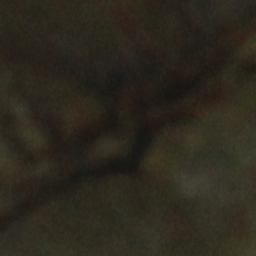
#> input picture coklat.jpg, 256 x 256 px
$ jupyter execute 'Open CV.ipynb'
#> lines starting #> are read from the running program, lines starting #| are printed output that depends on the picture; long printed decimals are rounded
# Buka Gambar

[cell 1]
import matplotlib.pyplot as plt
import numpy as np
import cv2
gambar = cv2.imread('coklat.jpg')
#> gambar is the input picture: shape (256, 256, 3); mean B, G, R 29.7, 40.1, 44.4
plt.imshow(gambar)
plt.show()

# Feature RGB

[cell 2]
fig, (ax0, ax1, ax2) = plt.subplots(ncols=3, figsize=(12, 8))

ax0.imshow(gambar[:,:,2])
ax0.set_title("R")
ax0.axis('off')
ax1.imshow(gambar[:,:,1])
ax1.set_title("G")
ax1.axis('off')
ax2.imshow(gambar[:,:,0])
ax2.set_title("B")
ax2.axis('off')

fig.tight_layout()
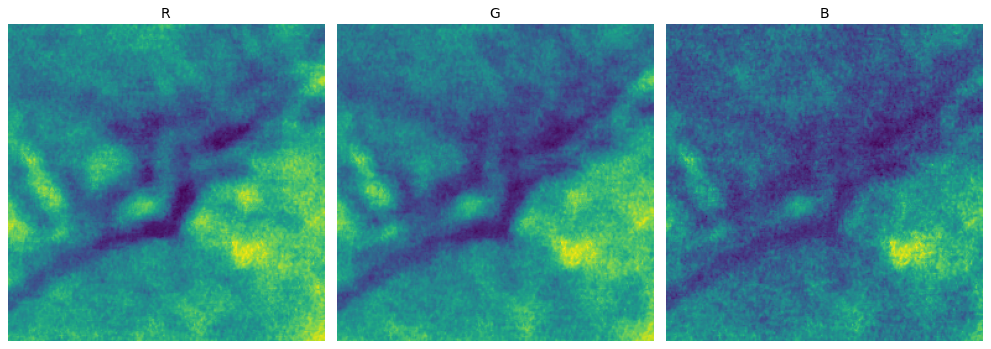
#> figure drawn by matplotlib, 3 panels

[cell 3]
def get_rgb(gambar):
    gambar = cv2.cvtColor(gambar, cv2.COLOR_BGR2RGB)

    R = np.mean(gambar[:,:,0])
#> R = 44.36
    G = np.mean(gambar[:,:,1])
#> G = 40.12
    B = np.mean(gambar[:,:,2])
#> B = 29.7

    return R,G,B

[cell 4]
r,g,b = get_rgb(gambar)
#> r = 44.36; g = 40.12; b = 29.7
print('R\t: ',r)
#| R	:  44.364
print('G\t: ',g)
#| G	:  40.116
print('B\t: ',b)
#| B	:  29.702

# Feature HSV

[cell 5]
hsv = cv2.cvtColor(gambar, cv2.COLOR_BGR2HSV)
#> hsv: shape (256, 256, 3); mean H, S, V 21.6, 83.8, 44.4

fig, (ax0, ax1, ax2) = plt.subplots(ncols=3, figsize=(12, 8))

h = hsv[:,:,0]
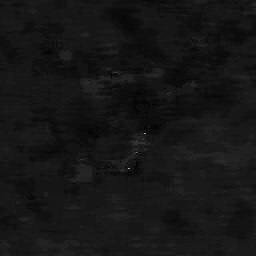
#> h: shape (256, 256); min 0, max 165, mean 21.6
s = hsv[:,:,1]
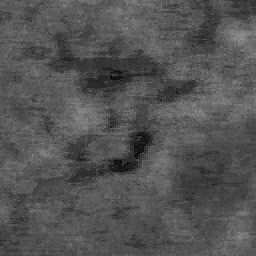
#> s: shape (256, 256); min 0, max 145, mean 83.8
v = hsv[:,:,2]
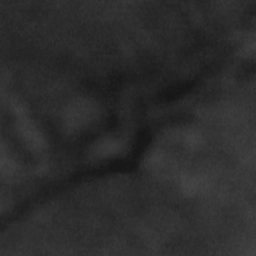
#> v: shape (256, 256); min 21, max 69, mean 44.4

ax0.imshow(h,cmap='hsv')
ax0.set_title("H")
ax0.axis('off')
ax1.imshow(s)
ax1.set_title("S")
ax1.axis('off')
ax2.imshow(v)
ax2.set_title("V")
ax2.axis('off')

fig.tight_layout()

[cell 6]
def get_hsv(gambar):
    hsv = cv2.cvtColor(gambar, cv2.COLOR_BGR2HSV)
    H = np.mean(hsv[:,:,0])
#> H = 21.6
    S = np.mean(hsv[:,:,1])
#> S = 83.77
    V = np.mean(hsv[:,:,2])
#> V = 44.43

    return H, S, V

[cell 7]
h,s,v = get_hsv(gambar)
#> h = 21.6; s = 83.77; v = 44.43
print('H\t: ',h)
#| H	:  21.603
print('S\t: ',s)
#| S	:  83.768
print('V\t: ',v)
#| V	:  44.434
